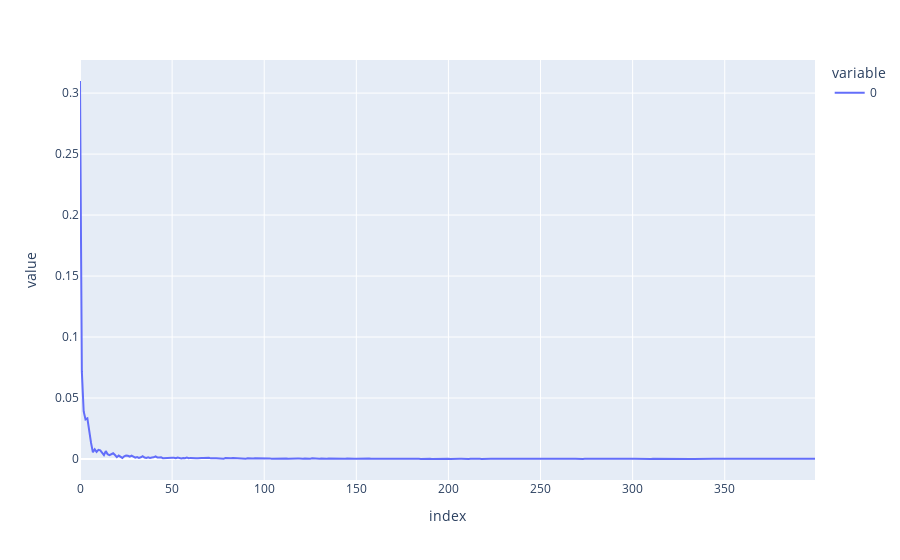

The cell this chart's notebook holds for it:
### Code cell
px.line([logs[it]['fw'] for it in logs.keys()])

### Figure 1 — Plotly figure (JSON) as saved in the notebook; plotly's stock layout.template omitted (floating-point values rounded to 4 significant figures; data arrays with more than 128 entries replaced by an {"elided": "..."} marker saying what was removed)
{"data": [{"hovertemplate": "variable=0<br>index=%{x}<br>value=%{y}<extra></extra>", "legendgroup": "0", "line": {"color": "#636efa", "dash": "solid"}, "marker": {"symbol": "circle"}, "mode": "lines", "name": "0", "orientation": "v", "showlegend": true, "type": "scatter", "x": {"elided": "400 int values"}, "xaxis": "x", "y": {"elided": "400 float values"}, "yaxis": "y"}], "layout": {"autosize": true, "legend": {"title": {"text": "variable"}, "tracegroupgap": 0}, "margin": {"t": 60}, "xaxis": {"anchor": "y", "autorange": true, "domain": [0, 1], "range": [0, 399], "title": {"text": "index"}, "type": "linear"}, "yaxis": {"anchor": "x", "autorange": true, "domain": [0, 1], "range": [-0.0172, 0.3271], "title": {"text": "value"}, "type": "linear"}}}
